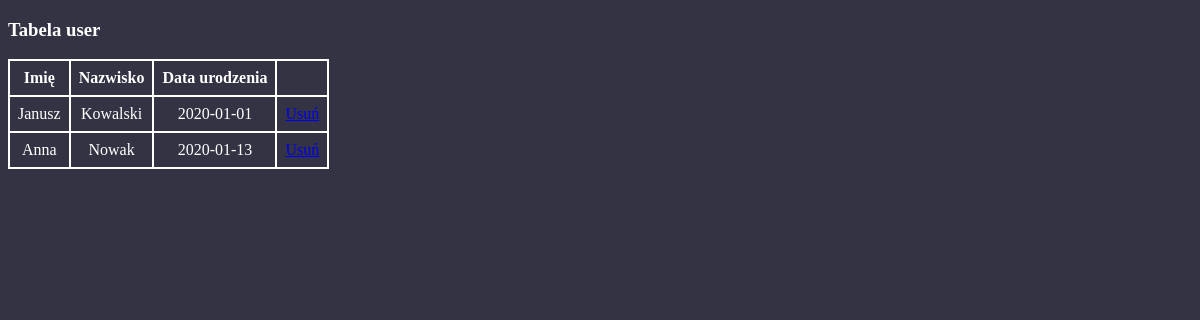
/13_1bazy/index.php, run on an earlier commit of the app's database.
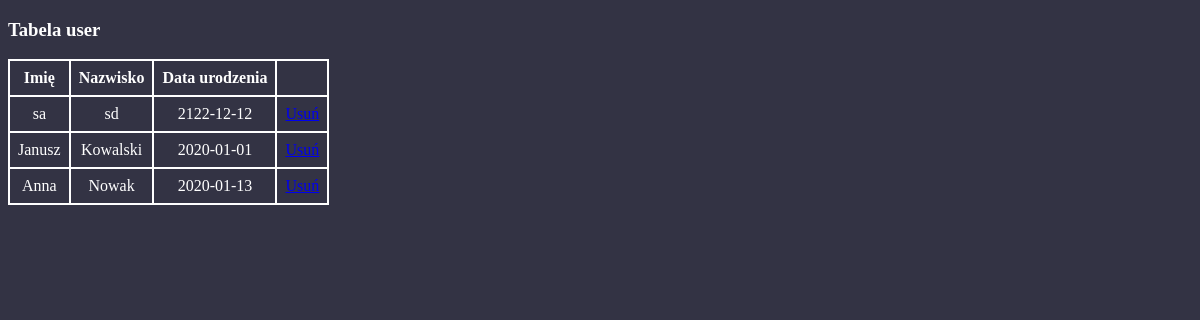
And on a later commit of the database.
### tables this page shows
CREATE TABLE `user` (
  `id` int(10) UNSIGNED NOT NULL,
  `name` varchar(25) NOT NULL,
  `surname` varchar(40) NOT NULL,
  `birthday` date NOT NULL
);

### 13_1bazy/index.php (the view, shortened to what this page needs)
<!DOCTYPE html>
<html lang="pl" dir="ltr">
  <head>
    <link rel="stylesheet" href="CSS/style.css">
  </head>
  <body>
    <h3>Tabela user</h3>
    <?php
      require_once('./connect.php');
      $sql = "select * from user";
      if ($result = mysqli_query($connect, $sql)) {
        echo <<< TAB
        <table>
          <tr>
            <th>Imię</th>
            <th>Nazwisko</th>
            <th>Data urodzenia</th>
         </tr>
TAB;
        while($row = mysqli_fetch_assoc($result)) {
          echo <<< ROW
          <tr>
            <td>$row[name]</td>
            <td>$row[surname]</td>
            <td>$row[birthday]</td>
            <td><a href="./scripts/del_user.php?id=$row[id]">Usuń</a></td>
          </tr>
ROW;
        }
      }else {
        echo "Błędne zapytanie do bazy";
      }
        ?>
     </table>
  </body>
</html>

What changed in the data, as far as the page shows it:
added user: name "sa", surname "sd", birthday "2122-12-12"
